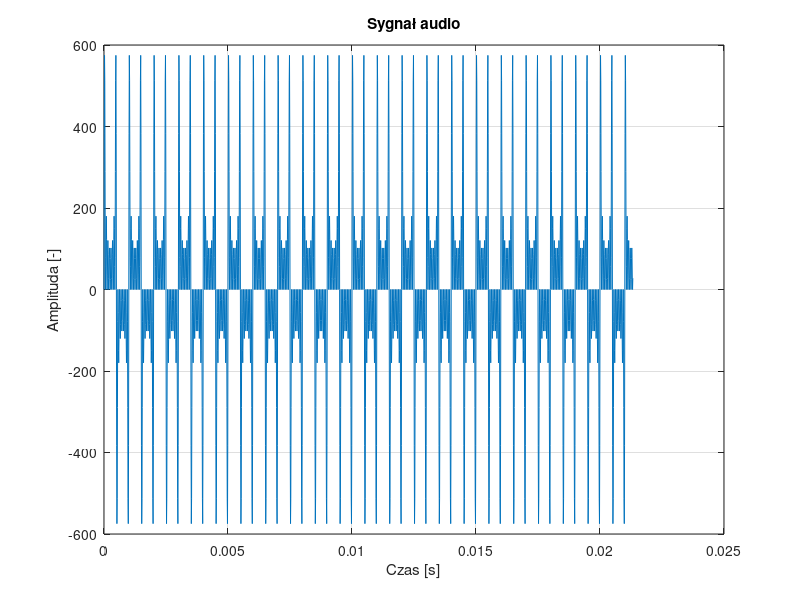

MATLAB code to generate this figure:
clc
clear

f = [1000 3000 5000 7000 9000 11000 13000 15000];
A = [100 100 100 100 100 100 100 100];

fs = 96000;
Ts = 1/fs;

N = 2048;

tk = N*Ts;
%tk = 10;
t = 0:Ts:tk-Ts;
x = 0;

for i=1:length(f)
    x = x + A(i)*sin(2*pi*f(i).*t);
end

% T = table(x');
% writetable(T, 'signal_mixed.txt','WriteVariableNames',0)
%audiowrite('mixed_4_12_16.wav',x,fs);

figure();
plot(t,x); grid on;
xlabel('Czas [s]'); ylabel('Amplituda [-]'); title('Sygnał audio');